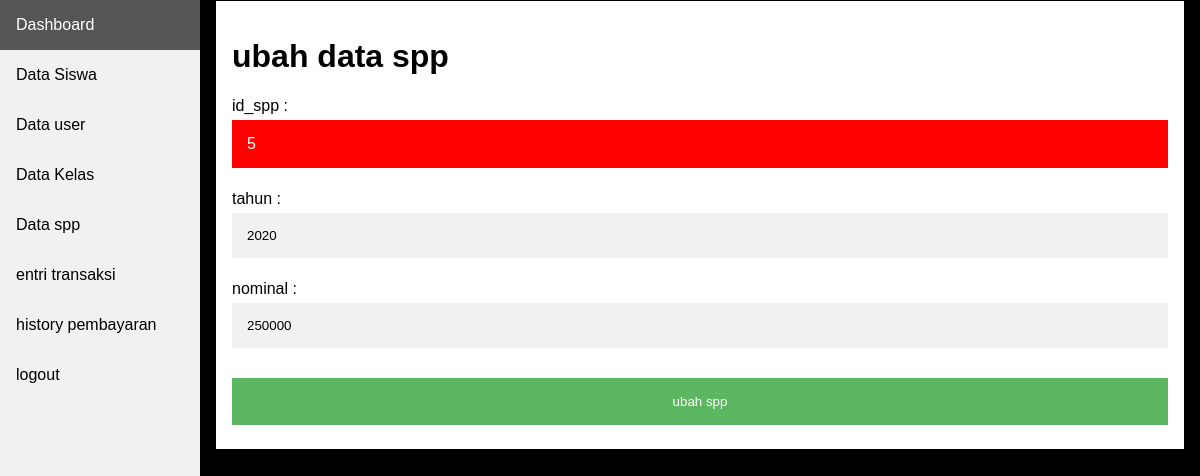
Page /admin/ubah_spp.php?id_spp=5 (signed in) on the committed database.
### tables this page shows
CREATE TABLE IF NOT EXISTS `spp` (
  `id_spp` int(11) NOT NULL AUTO_INCREMENT,
  `tahun` int(11) NOT NULL,
  `nominal` int(11) NOT NULL,
  PRIMARY KEY (`id_spp`)
);

### functions/functions.php (called while the page is built, shortened)
<?php
$conn = mysqli_connect("localhost", "root", "", "db_spp");
function query($query) {
	global $conn;
	$result = mysqli_query($conn, $query);
	$rows = array();
	while ( $row = mysqli_fetch_assoc($result) ) {
		$rows[] = $row;
	}
	return $rows;
}
 ?>

### admin/ubah_spp.php (the view, shortened to what this page needs)
<?php
require '../functions/functions.php';
include 'header_admin.php';
$id_spp = $_GET["id_spp"];
$spp = query("SELECT * FROM spp WHERE id_spp = '$id_spp'");
$id_spp = ($spp[0]["id_spp"]);
$tahun = ($spp[0]["tahun"]);
$nominal = ($spp[0]["nominal"]);
?>
<!DOCTYPE html>
<html>
<head>
	<link rel="stylesheet" type="text/css" href="css/style_ubah.css">
</head>
<body>
	<div class="content">
	<div class="container">
<form action="" method="post">
	<h1>ubah data spp</h1>
			<label for="id_spp">id_spp :</label>
			<label class="id" id="id_spp"><?= $id_spp; ?></label>
			<label for="tahun">tahun :</label>
			<input type="number" name="tahun" id="tahun" required="" value="<?= $tahun; ?>">
			<label for="nominal">nominal :</label>
			<input type="number" name="nominal" id="nominal" value="<?= $nominal; ?>">
			<button class="registerbtn button2" type="submit" name="submit">ubah spp</button>
</form>
</div>
</div>
</body>
</html>

### admin/css/style_ubah.css (style rules this page uses)
body { font-family: Arial, Helvetica, sans-serif; background-color: black; }
* { box-sizing: border-box; }
.container { padding: 16px; background-color: white; }
input[type=text], input[type=password], input[type=number], select { width: 100%; padding: 15px; margin: 5px 0 22px 0; display: inline-block; border: none; background: #f1f1f1; }
.id { width: 100%; padding: 15px; margin: 5px 0 22px 0; display: inline-block; border: none; background: red; color: white; }
.registerbtn { background-color: #4CAF50; color: white; padding: 16px 20px; margin: 8px 0; border: none; cursor: pointer; width: 100%; opacity: 0.9; }

### admin/header_admin.php (style rules this page uses)
body { margin: 0; font-family: "Lato", sans-serif; }
div.content { margin-left: 200px; padding: 1px 16px; height: 655px; }

### rows in the picture
spp: id_spp "5", tahun "2020", nominal "250000"
